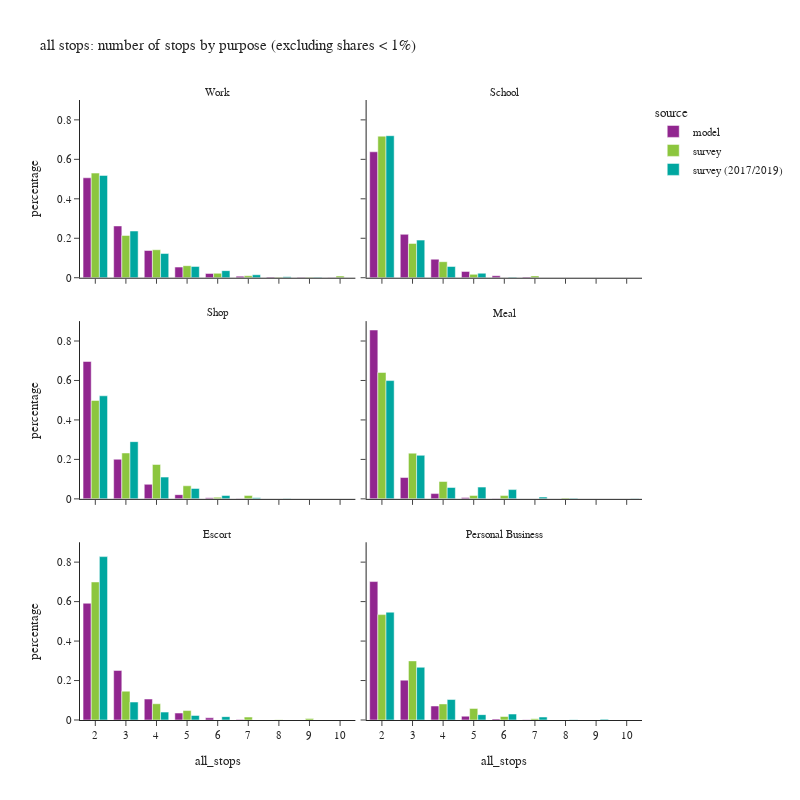

The notebook cell saved with this chart:
### Code cell
df_plot = df_tour.groupby(['all_stops','pdpurp_label','source'])['toexpfac'].sum().reset_index()
df_plot['percentage'] = df_plot.groupby(['pdpurp_label','source'], group_keys=False)['toexpfac']. \
    apply(lambda x: x / float(x.sum()))
df_plot2 = df_plot.loc[(df_plot['percentage'] > 0.001) & (df_plot['all_stops'] <= 10)]

fig = px.bar(df_plot2.sort_values(['source','pdpurp_label']),
             x="all_stops", y="percentage", color="source",barmode="group",
             facet_col='pdpurp_label', facet_col_wrap=2,
             hover_data=['toexpfac'],
             title="all stops: number of stops by purpose (excluding shares < 1%)")
fig.update_layout(height=800, width=800)
fig.for_each_annotation(lambda a: a.update(text = a.text.split("=")[-1]))
fig.for_each_xaxis(lambda a: a.update(dict(dtick = 1, categoryorder='category ascending')))
fig.show()

### Figure 1 — Plotly figure (JSON) as saved in the notebook; plotly's stock layout.template omitted (floating-point values rounded to 4 significant figures)
{"data": [{"alignmentgroup": "True", "customdata": [[700000.0], [362700.0], [190700.0], [74600.0], [29970.0], [11260.0], [4739.0], [2553.0], [1663.0]], "hovertemplate": "source=model<br>pdpurp_label=Work<br>all_stops=%{x}<br>percentage=%{y}<br>toexpfac=%{customdata[0]}<extra></extra>", "legendgroup": "model", "marker": {"color": "#91268F", "pattern": {"shape": ""}}, "name": "model", "offsetgroup": "model", "orientation": "v", "showlegend": true, "textposition": "auto", "type": "bar", "x": [2, 3, 4, 5, 6, 7, 8, 9, 10], "xaxis": "x5", "y": [0.5065, 0.2624, 0.138, 0.05398, 0.02168, 0.008148, 0.003429, 0.001847, 0.001203], "yaxis": "y5"}, {"alignmentgroup": "True", "customdata": [[464200.0], [159900.0], [68320.0], [23320.0], [7332.0], [2309.0]], "hovertemplate": "source=model<br>pdpurp_label=School<br>all_stops=%{x}<br>percentage=%{y}<br>toexpfac=%{customdata[0]}<extra></extra>", "legendgroup": "model", "marker": {"color": "#91268F", "pattern": {"shape": ""}}, "name": "model", "offsetgroup": "model", "orientation": "v", "showlegend": false, "textposition": "auto", "type": "bar", "x": [2, 3, 4, 5, 6, 7], "xaxis": "x6", "y": [0.6383, 0.2199, 0.09395, 0.03207, 0.01008, 0.003175], "yaxis": "y6"}, {"alignmentgroup": "True", "customdata": [[571500.0], [164800.0], [60560.0], [17570.0], [4783.0], [1190.0]], "hovertemplate": "source=model<br>pdpurp_label=Shop<br>all_stops=%{x}<br>percentage=%{y}<br>toexpfac=%{customdata[0]}<extra></extra>", "legendgroup": "model", "marker": {"color": "#91268F", "pattern": {"shape": ""}}, "name": "model", "offsetgroup": "model", "orientation": "v", "showlegend": false, "textposition": "auto", "type": "bar", "x": [2, 3, 4, 5, 6, 7], "xaxis": "x3", "y": [0.6963, 0.2008, 0.07377, 0.02141, 0.005827, 0.00145], "yaxis": "y3"}, {"alignmentgroup": "True", "customdata": [[404000.0], [51070.0], [12650.0], [3316.0], [796.0]], "hovertemplate": "source=model<br>pdpurp_label=Meal<br>all_stops=%{x}<br>percentage=%{y}<br>toexpfac=%{customdata[0]}<extra></extra>", "legendgroup": "model", "marker": {"color": "#91268F", "pattern": {"shape": ""}}, "name": "model", "offsetgroup": "model", "orientation": "v", "showlegend": false, "textposition": "auto", "type": "bar", "x": [2, 3, 4, 5, 6], "xaxis": "x4", "y": [0.8557, 0.1082, 0.02679, 0.007024, 0.001686], "yaxis": "y4"}, {"alignmentgroup": "True", "customdata": [[453900.0], [192800.0], [81460.0], [27030.0], [8521.0], [2339.0]], "hovertemplate": "source=model<br>pdpurp_label=Escort<br>all_stops=%{x}<br>percentage=%{y}<br>toexpfac=%{customdata[0]}<extra></extra>", "legendgroup": "model", "marker": {"color": "#91268F", "pattern": {"shape": ""}}, "name": "model", "offsetgroup": "model", "orientation": "v", "showlegend": false, "textposition": "auto", "type": "bar", "x": [2, 3, 4, 5, 6, 7], "xaxis": "x", "y": [0.5917, 0.2513, 0.1062, 0.03523, 0.01111, 0.003049], "yaxis": "y"}, {"alignmentgroup": "True", "customdata": [[540600.0], [155700.0], [54660.0], [14850.0], [3720.0], [771.0]], "hovertemplate": "source=model<br>pdpurp_label=Personal Business<br>all_stops=%{x}<br>percentage=%{y}<br>toexpfac=%{customdata[0]}<extra></extra>", "legendgroup": "model", "marker": {"color": "#91268F", "pattern": {"shape": ""}}, "name": "model", "offsetgroup": "model", "orientation": "v", "showlegend": false, "textposition": "auto", "type": "bar", "x": [2, 3, 4, 5, 6, 7], "xaxis": "x2", "y": [0.7016, 0.2021, 0.07093, 0.01928, 0.004828, 0.001001], "yaxis": "y2"}, {"alignmentgroup": "True", "customdata": [[708800.0], [286300.0], [189500.0], [81600.0], [30190.0], [13380.0], [4100.0], [3265.0], [11440.0]], "hovertemplate": "source=survey<br>pdpurp_label=Work<br>all_stops=%{x}<br>percentage=%{y}<br>toexpfac=%{customdata[0]}<extra></extra>", "legendgroup": "survey", "marker": {"color": "#8CC63E", "pattern": {"shape": ""}}, "name": "survey", "offsetgroup": "survey", "orientation": "v", "showlegend": true, "textposition": "auto", "type": "bar", "x": [2, 3, 4, 5, 6, 7, 8, 9, 10], "xaxis": "x5", "y": [0.5303, 0.2142, 0.1418, 0.06105, 0.02259, 0.01001, 0.003067, 0.002443, 0.008561], "yaxis": "y5"}, {"alignmentgroup": "True", "customdata": [[373100.0], [90440.0], [42240.0], [8912.0], [4812.0]], "hovertemplate": "source=survey<br>pdpurp_label=School<br>all_stops=%{x}<br>percentage=%{y}<br>toexpfac=%{customdata[0]}<extra></extra>", "legendgroup": "survey", "marker": {"color": "#8CC63E", "pattern": {"shape": ""}}, "name": "survey", "offsetgroup": "survey", "orientation": "v", "showlegend": false, "textposition": "auto", "type": "bar", "x": [2, 3, 4, 5, 7], "xaxis": "x6", "y": [0.7175, 0.1739, 0.08124, 0.01714, 0.009255], "yaxis": "y6"}, {"alignmentgroup": "True", "customdata": [[299900.0], [139900.0], [104800.0], [39920.0], [5013.0], [10470.0], [672.6], [686.8]], "hovertemplate": "source=survey<br>pdpurp_label=Shop<br>all_stops=%{x}<br>percentage=%{y}<br>toexpfac=%{customdata[0]}<extra></extra>", "legendgroup": "survey", "marker": {"color": "#8CC63E", "pattern": {"shape": ""}}, "name": "survey", "offsetgroup": "survey", "orientation": "v", "showlegend": false, "textposition": "auto", "type": "bar", "x": [2, 3, 4, 5, 6, 7, 8, 9], "xaxis": "x3", "y": [0.4988, 0.2326, 0.1743, 0.06638, 0.008336, 0.01741, 0.001118, 0.001142], "yaxis": "y3"}, {"alignmentgroup": "True", "customdata": [[255100.0], [92280.0], [35030.0], [6910.0], [6686.0], [1729.0]], "hovertemplate": "source=survey<br>pdpurp_label=Meal<br>all_stops=%{x}<br>percentage=%{y}<br>toexpfac=%{customdata[0]}<extra></extra>", "legendgroup": "survey", "marker": {"color": "#8CC63E", "pattern": {"shape": ""}}, "name": "survey", "offsetgroup": "survey", "orientation": "v", "showlegend": false, "textposition": "auto", "type": "bar", "x": [2, 3, 4, 5, 6, 8], "xaxis": "x4", "y": [0.6407, 0.2317, 0.08797, 0.01735, 0.01679, 0.004343], "yaxis": "y4"}, {"alignmentgroup": "True", "customdata": [[462000.0], [96440.0], [54400.0], [31670.0], [9807.0], [858.7], [4796.0]], "hovertemplate": "source=survey<br>pdpurp_label=Escort<br>all_stops=%{x}<br>percentage=%{y}<br>toexpfac=%{customdata[0]}<extra></extra>", "legendgroup": "survey", "marker": {"color": "#8CC63E", "pattern": {"shape": ""}}, "name": "survey", "offsetgroup": "survey", "orientation": "v", "showlegend": false, "textposition": "auto", "type": "bar", "x": [2, 3, 4, 5, 7, 8, 9], "xaxis": "x", "y": [0.6996, 0.146, 0.08237, 0.04795, 0.01485, 0.0013, 0.007262], "yaxis": "y"}, {"alignmentgroup": "True", "customdata": [[163700.0], [91840.0], [24970.0], [18000.0], [5465.0], [1855.0]], "hovertemplate": "source=survey<br>pdpurp_label=Personal Business<br>all_stops=%{x}<br>percentage=%{y}<br>toexpfac=%{customdata[0]}<extra></extra>", "legendgroup": "survey", "marker": {"color": "#8CC63E", "pattern": {"shape": ""}}, "name": "survey", "offsetgroup": "survey", "orientation": "v", "showlegend": false, "textposition": "auto", "type": "bar", "x": [2, 3, 4, 5, 6, 7], "xaxis": "x2", "y": [0.5341, 0.2996, 0.08143, 0.0587, 0.01782, 0.006051], "yaxis": "y2"}, {"alignmentgroup": "True", "customdata": [[847900.0], [387100.0], [200600.0], [93810.0], [58800.0], [24630.0], [8261.0], [3577.0]], "hovertemplate": "source=survey (2017/2019)<br>pdpurp_label=Work<br>all_stops=%{x}<br>percentage=%{y}<br>toexpfac=%{customdata[0]}<extra></extra>", "legendgroup": "survey (2017/2019)", "marker": {"color": "#00A7A0", "pattern": {"shape": ""}}, "name": "survey (2017/2019)", "offsetgroup": "survey (2017/2019)", "orientation": "v", "showlegend": true, "textposition": "auto", "type": "bar", "x": [2, 3, 4, 5, 6, 7, 8, 9], "xaxis": "x5", "y": [0.5186, 0.2368, 0.1227, 0.05737, 0.03597, 0.01507, 0.005052, 0.002188], "yaxis": "y5"}, {"alignmentgroup": "True", "customdata": [[378100.0], [100200.0], [29920.0], [11990.0], [1509.0]], "hovertemplate": "source=survey (2017/2019)<br>pdpurp_label=School<br>all_stops=%{x}<br>percentage=%{y}<br>toexpfac=%{customdata[0]}<extra></extra>", "legendgroup": "survey (2017/2019)", "marker": {"color": "#00A7A0", "pattern": {"shape": ""}}, "name": "survey (2017/2019)", "offsetgroup": "survey (2017/2019)", "orientation": "v", "showlegend": false, "textposition": "auto", "type": "bar", "x": [2, 3, 4, 5, 6], "xaxis": "x6", "y": [0.7198, 0.1907, 0.05695, 0.02283, 0.002872], "yaxis": "y6"}, {"alignmentgroup": "True", "customdata": [[410700.0], [228000.0], [86710.0], [41560.0], [13530.0], [4125.0], [958.6]], "hovertemplate": "source=survey (2017/2019)<br>pdpurp_label=Shop<br>all_stops=%{x}<br>percentage=%{y}<br>toexpfac=%{customdata[0]}<extra></extra>", "legendgroup": "survey (2017/2019)", "marker": {"color": "#00A7A0", "pattern": {"shape": ""}}, "name": "survey (2017/2019)", "offsetgroup": "survey (2017/2019)", "orientation": "v", "showlegend": false, "textposition": "auto", "type": "bar", "x": [2, 3, 4, 5, 6, 7, 8], "xaxis": "x3", "y": [0.5223, 0.29, 0.1103, 0.05286, 0.0172, 0.005246, 0.001219], "yaxis": "y3"}, {"alignmentgroup": "True", "customdata": [[221400.0], [81520.0], [21320.0], [21990.0], [17360.0], [3375.0], [1382.0], [371.0], [620.3]], "hovertemplate": "source=survey (2017/2019)<br>pdpurp_label=Meal<br>all_stops=%{x}<br>percentage=%{y}<br>toexpfac=%{customdata[0]}<extra></extra>", "legendgroup": "survey (2017/2019)", "marker": {"color": "#00A7A0", "pattern": {"shape": ""}}, "name": "survey (2017/2019)", "offsetgroup": "survey (2017/2019)", "orientation": "v", "showlegend": false, "textposition": "auto", "type": "bar", "x": [2, 3, 4, 5, 6, 7, 8, 9, 10], "xaxis": "x4", "y": [0.5995, 0.2207, 0.05773, 0.05954, 0.047, 0.009138, 0.00374, 0.001004, 0.001679], "yaxis": "y4"}, {"alignmentgroup": "True", "customdata": [[360100.0], [39600.0], [17410.0], [10040.0], [7440.0]], "hovertemplate": "source=survey (2017/2019)<br>pdpurp_label=Escort<br>all_stops=%{x}<br>percentage=%{y}<br>toexpfac=%{customdata[0]}<extra></extra>", "legendgroup": "survey (2017/2019)", "marker": {"color": "#00A7A0", "pattern": {"shape": ""}}, "name": "survey (2017/2019)", "offsetgroup": "survey (2017/2019)", "orientation": "v", "showlegend": false, "textposition": "auto", "type": "bar", "x": [2, 3, 4, 5, 6], "xaxis": "x", "y": [0.828, 0.09105, 0.04004, 0.02309, 0.01711], "yaxis": "y"}, {"alignmentgroup": "True", "customdata": [[445200.0], [217700.0], [84550.0], [22150.0], [24560.0], [12190.0], [902.1], [3342.0]], "hovertemplate": "source=survey (2017/2019)<br>pdpurp_label=Personal Business<br>all_stops=%{x}<br>percentage=%{y}<br>toexpfac=%{customdata[0]}<extra></extra>", "legendgroup": "survey (2017/2019)", "marker": {"color": "#00A7A0", "pattern": {"shape": ""}}, "name": "survey (2017/2019)", "offsetgroup": "survey (2017/2019)", "orientation": "v", "showlegend": false, "textposition": "auto", "type": "bar", "x": [2, 3, 4, 5, 6, 7, 8, 9], "xaxis": "x2", "y": [0.5463, 0.2671, 0.1037, 0.02718, 0.03014, 0.01495, 0.001107, 0.004101], "yaxis": "y2"}], "layout": {"annotations": [{"font": {}, "showarrow": false, "text": "Escort", "x": 0.245, "xanchor": "center", "xref": "paper", "y": 0.2867, "yanchor": "bottom", "yref": "paper"}, {"font": {}, "showarrow": false, "text": "Personal Business", "x": 0.755, "xanchor": "center", "xref": "paper", "y": 0.2867, "yanchor": "bottom", "yref": "paper"}, {"font": {}, "showarrow": false, "text": "Shop", "x": 0.245, "xanchor": "center", "xref": "paper", "y": 0.6433, "yanchor": "bottom", "yref": "paper"}, {"font": {}, "showarrow": false, "text": "Meal", "x": 0.755, "xanchor": "center", "xref": "paper", "y": 0.6433, "yanchor": "bottom", "yref": "paper"}, {"font": {}, "showarrow": false, "text": "Work", "x": 0.245, "xanchor": "center", "xref": "paper", "y": 1.0, "yanchor": "bottom", "yref": "paper"}, {"font": {}, "showarrow": false, "text": "School", "x": 0.755, "xanchor": "center", "xref": "paper", "y": 1.0, "yanchor": "bottom", "yref": "paper"}], "barmode": "group", "height": 800, "legend": {"title": {"text": "source"}, "tracegroupgap": 0}, "title": {"text": "all stops: number of stops by purpose (excluding shares < 1%)"}, "width": 800, "xaxis": {"anchor": "y", "categoryorder": "category ascending", "domain": [0.0, 0.49], "dtick": 1, "title": {"text": "all_stops"}}, "xaxis2": {"anchor": "y2", "categoryorder": "category ascending", "domain": [0.51, 1.0], "dtick": 1, "matches": "x", "title": {"text": "all_stops"}}, "xaxis3": {"anchor": "y3", "categoryorder": "category ascending", "domain": [0.0, 0.49], "dtick": 1, "matches": "x", "showticklabels": false}, "xaxis4": {"anchor": "y4", "categoryorder": "category ascending", "domain": [0.51, 1.0], "dtick": 1, "matches": "x", "showticklabels": false}, "xaxis5": {"anchor": "y5", "categoryorder": "category ascending", "domain": [0.0, 0.49], "dtick": 1, "matches": "x", "showticklabels": false}, "xaxis6": {"anchor": "y6", "categoryorder": "category ascending", "domain": [0.51, 1.0], "dtick": 1, "matches": "x", "showticklabels": false}, "yaxis": {"anchor": "x", "domain": [0.0, 0.2867], "title": {"text": "percentage"}}, "yaxis2": {"anchor": "x2", "domain": [0.0, 0.2867], "matches": "y", "showticklabels": false}, "yaxis3": {"anchor": "x3", "domain": [0.3567, 0.6433], "matches": "y", "title": {"text": "percentage"}}, "yaxis4": {"anchor": "x4", "domain": [0.3567, 0.6433], "matches": "y", "showticklabels": false}, "yaxis5": {"anchor": "x5", "domain": [0.7133, 1.0], "matches": "y", "title": {"text": "percentage"}}, "yaxis6": {"anchor": "x6", "domain": [0.7133, 1.0], "matches": "y", "showticklabels": false}}}
